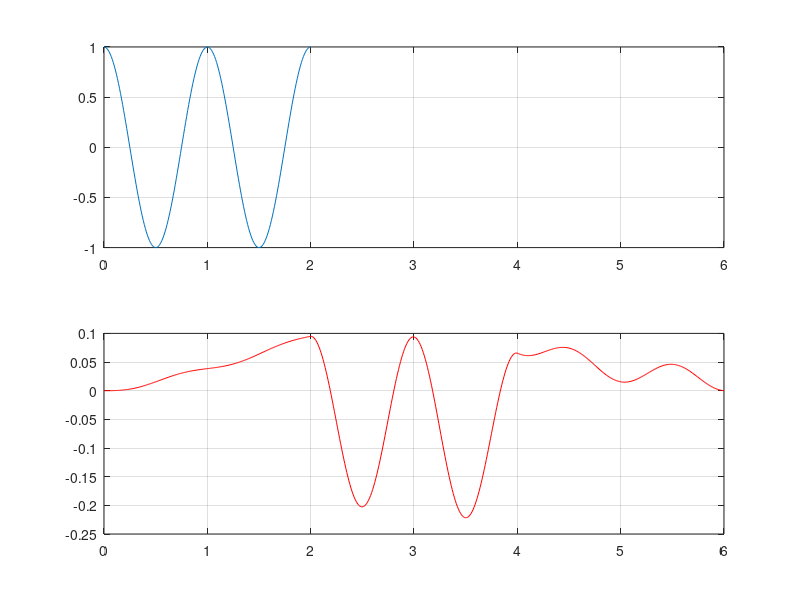

Here is the MATLAB script that generated this plot:
% Example 2.32
clc; clear all;

Step = 0.01; t = 0 : Step : 2;
x = cos(2*pi*t) .* ones(1, length(t));
h1 = t .* ones(1, length(t));
h2 = t .^2 .* ones(1, length(t));
h3 = exp(-t) .* ones(1, length(t));
y1 = conv(x, h1) * Step;
y2 = conv(x, h2) * Step;
y = conv(y1+y2, h3) * Step;
ty = 0 : Step : 3*max(t);
subplot(211);  plot(t, x); xlim([0 6]); grid on
subplot(212);  plot(ty, y, 'r'); xlim([0 6]); grid on
